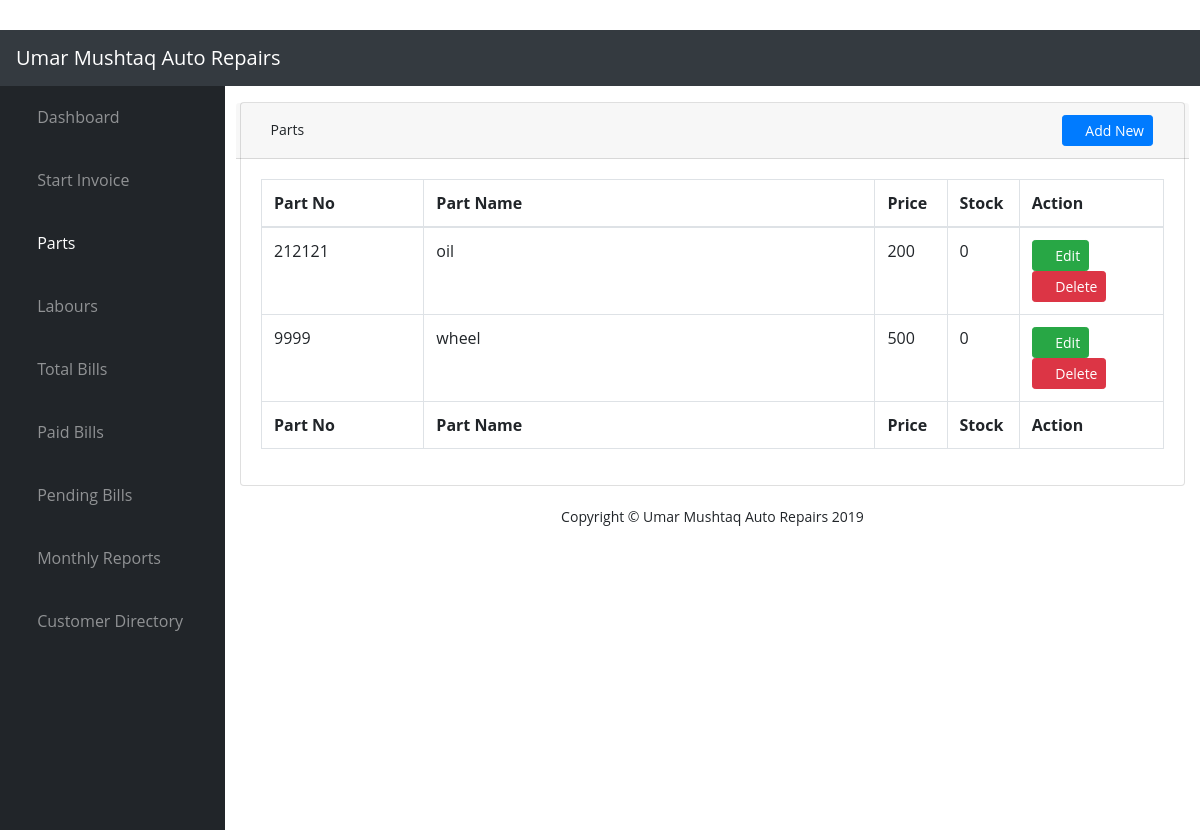
Page /parts/ (signed in) on the earlier database version.
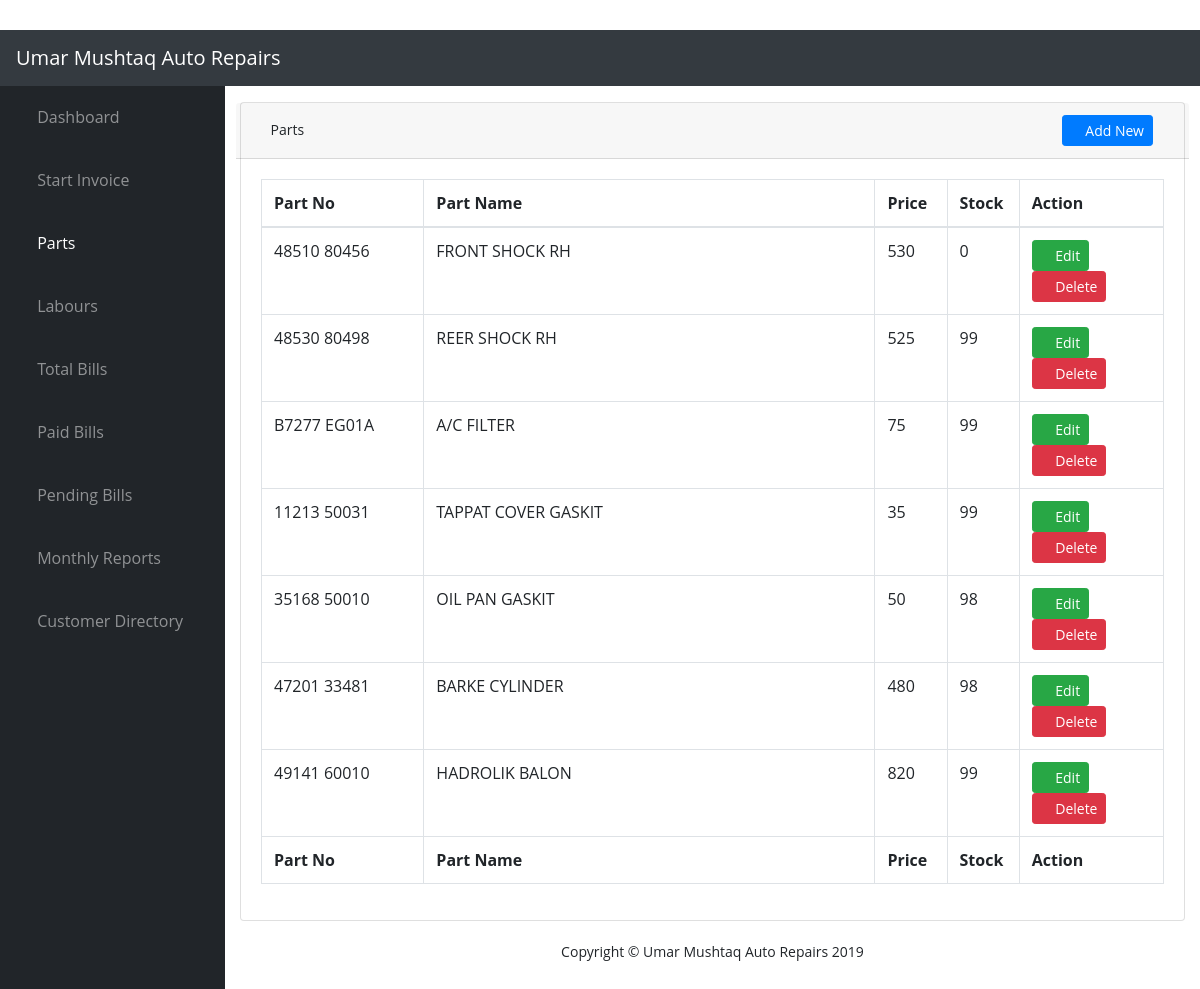
Same page on the later database version.
### app/models.py (models this page shows)
class Part(models.Model):
    part_no = models.CharField(max_length=200)
    part_name = models.CharField(max_length=200)
    itemType = models.IntegerField()
    price = models.PositiveIntegerField(validators=[MinValueValidator(1)])
    stock = models.PositiveIntegerField(default=0, blank=True)
    date_created = models.DateTimeField(default=datetime.now, blank=True)
    date_modified = models.DateTimeField(default=datetime.now, blank=True)

### app/views.py (the view)
@login_required(login_url='/login/')
def part_list(request, template_name='app/parts.html'):
    form = PartForm(request.POST or None)
    parts = Part.objects.filter(itemType=1)
    data = {
            "parts": "active",
            'title':'Parts',
            'year':datetime.now().year,
            'form': form
           }
    data['part_list'] = parts
    return render(request, template_name, data)

### app/templates/app/parts.html (shortened to what this page needs)
{% extends "app/layout.html" %}
{% block content %}
{% load widget_tweaks %}
<div class="container-fluid">
    <div class="card mb-3">
        <div class="card-header form-row">
            <span><i class="fas fa-truck-pickup"></i> Parts </span>
            <div class="ml-auto mr-0 mr-md-3 my-2 my-md-0">
                <a href="" data-toggle="modal" data-target="#addpart" class="btn btn-primary btn-sm">
                    <i class="fa fa-plus"></i> Add New
                </a>
            </div>
        </div>
        <div class="card-body">
            <div class="table-responsive">
                {% if part_list %}
                <table class="table table-bordered" id="dataTable" width="100%" cellspacing="0">
                    <thead>
                        <tr>
                            <th>Part No</th>
                            <th>Part Name</th>
                            <th>Price</th>
                            <th>Stock</th>
                            <th>Action</th>
                        </tr>
                    </thead>
                    <tfoot>
                        <tr>
                            <th width="18%">Part No</th>
                            <th>Part Name</th>
                            <th width="8%">Price</th>
                            <th width="8%">Stock</th>
                            <th width="16%">Action</th>
                        </tr>
                    </tfoot>
                    <tbody>
                        {% for part in part_list %}
                        <tr>
                            <td>{{part.part_no}}</td>
                            <td>{{part.part_name}}</td>
                            <td>{{part.price}}</td>
                            <td>{{part.stock}}</td>
                            <td>
                                <a href="" data-toggle="modal" data-target="#editpart{{part.id}}" class="btn btn-success btn-sm">
                                    <i class="fas fa-pencil-alt"></i> Edit
                                </a>
                                <a href="" data-toggle="modal" data-target="#delete{{part.id}}" class="btn btn-danger btn-sm">
                                    <i class="fas fa-trash-alt"></i> Delete
                                </a>
                            </td>
                        </tr>
                        {% endfor %}
                    </tbody>
                </table>
                {% endif %}
            </div>
        </div>
    </div>
</div>
{% endblock %}

Differences in the rows shown:
removed Part: part_no "212121", part_name "oil", price "200", stock "0"
removed Part: part_no "9999", part_name "wheel", price "500", stock "0"
added Part: part_no "48510 80456", part_name "FRONT SHOCK RH", price "530", stock "0"
added Part: part_no "48530 80498", part_name "REER SHOCK RH", price "525", stock "99"
added Part: part_no "B7277 EG01A", part_name "A/C FILTER", price "75", stock "99"
added Part: part_no "11213 50031", part_name "TAPPAT COVER GASKIT", price "35", stock "99"
added Part: part_no "35168 50010", part_name "OIL PAN GASKIT", price "50", stock "98"
added Part: part_no "47201 33481", part_name "BARKE CYLINDER", price "480", stock "98"
added Part: part_no "49141 60010", part_name "HADROLIK BALON", price "820", stock "99"
